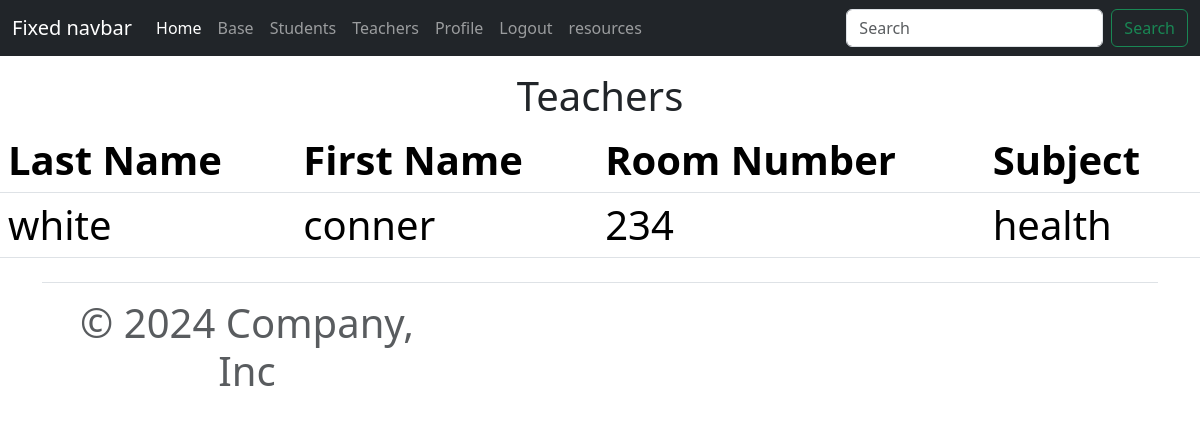
Page /teachers/ (signed in) on the earlier database version.
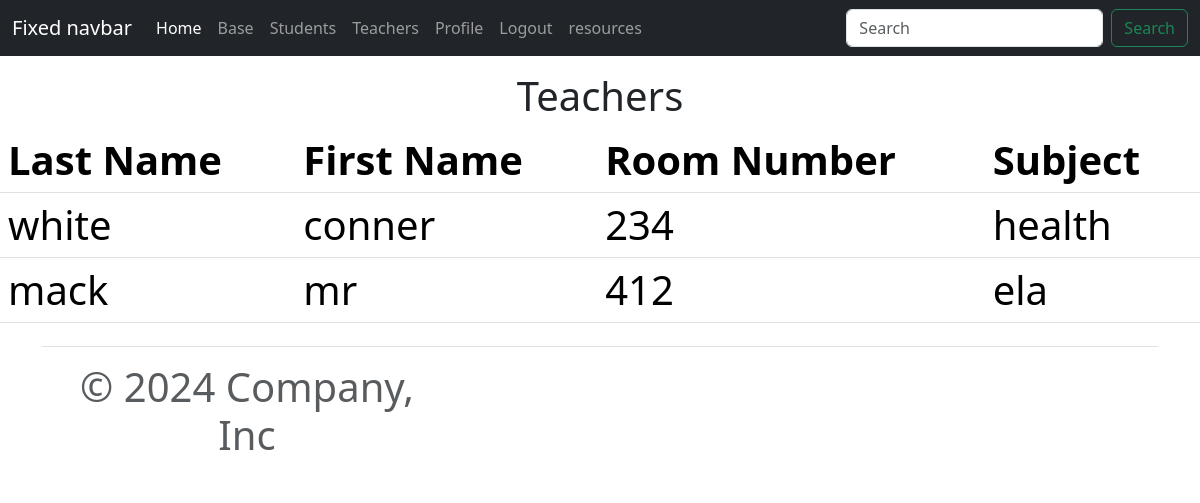
Same page on the later database version.
### tutorialapp/models.py (models this page shows, shortened)
class Teachers (models.Model):
    SUBJECTS =(
        ('ela','ela'),
        ('math','math'),
        ('science','science'),
        ('health','health'),
    )
    firstname = models.CharField(max_length=200, null=True)
    lastname = models.CharField(max_length=200, null=True)
    room_number = models.IntegerField(max_length=200, null=True)
    subject = models.CharField(max_length=200, null=True, choices=SUBJECTS)
    firstname = models.CharField(max_length=200, null=True, verbose_name="First Name: ")
    lastname = models.CharField(max_length=200, null=True, verbose_name="Last Name: ")
    room_number = models.CharField(max_length=200, null=True, verbose_name="Room Number:")
    subject = models.CharField(max_length=200, null=True, choices=SUBJECTS, verbose_name="Subject: ")

### tutorialapp/views.py (the view)
# urls.py: path('teachers/', views.teachers, name='teachers'),
def teachers(request):
    teachers = Teachers.objects.all() #gets all records and saves to a students list
    context={
        'teachers' :teachers, #exports students list to the template(webpage)
    }
    return render(request, 'teachers.html', context)

### tutorialapp/templates/teachers.html
{% extends 'base.html' %}
{%block content%}
{% if user.is_authenticated %}
<br><br><br>
<center><h1>Teachers<h1><center>
<table class="table table-striped">
    <thead>
        <th>Last Name<th/>
        <th>First Name<th/>
        <th>Room Number<th/>
        <th>Subject<th/>
    <thead>
        {% for i in teachers %}
            <tr>
                <td>{{ i.lastname }}<td/>
                <td>{{ i.firstname}}<td/>
                <td>{{i.room_number}}<td/>
                <td>{{i.subject}}<td/>
            <tr>
        {% endfor %}
</table>
{% else %}
<br>
<br>
<h1>sorry you must be logged in to view this page...</h1>
{% endif %}
{% endblock %}

### tutorialapp/templates/base.html (shortened to what this page needs)
{% load static %}
<!DOCTYPE html>
<html>
    <head>
        <link href="https://cdn.jsdelivr.net/npm/bootstrap@5.3.3/dist/css/bootstrap.min.css" rel="stylesheet">
    </head>
    <body>
        <nav class="navbar navbar-expand-md navbar-dark fixed-top bg-dark">
            <div class="container-fluid">
              <a class="navbar-brand" href="#">Fixed navbar</a>
              <div class="collapse navbar-collapse" id="navbarCollapse">
                <ul class="navbar-nav me-auto mb-2 mb-md-0">
                  <li class="nav-item">
                    <a class="nav-link active" aria-current="page" href="{% url 'home' %}">Home</a>
                  </li>
                  <li class="nav-item">
                    <a class="nav-link" href="{% url 'base' %}">Base</a>
                  </li>
                  <li class="nav-item">
                    <a class="nav-link" href="{% url 'students' %}">Students</a>
                  </li>
                  <li class="nav-item">
                    <a class="nav-link" href="{% url 'teachers' %}">Teachers</a>
                  </li>
                  <li class="nav-item">
                    <a class="nav-link" href="{% url 'profile' %}">Profile</a>
                </li>
                  {% if user.is_authenticated %}
                  <li class="nav-item">
                    <a class="nav-link" href="{% url 'logout' %}">Logout</a>
                  </li>
                  {% else %}
                  <li class="nav-item">
                    <a class="nav-link" href="{% url 'login' %}">Login</a>
                  </li>
                  {% endif %}
                  <li class="nav-item">
                    <a class="nav-link" aria-disabled="true">resources</a>
                  </li>
                </ul>
                <form class="d-flex" role="search">
                  <input class="form-control me-2" type="search" placeholder="Search" aria-label="Search">
                  <button class="btn btn-outline-success" type="submit">Search</button>
                </form>
              </div>
            </div>
          </nav>
          {% block content %}
          {% endblock %}
          <link rel="stylesheet" type="text/css" href="{% static '/css/main.css' %}">
          <div class="container">
            <footer class="d-flex flex-wrap justify-content-between align-items-center py-3 my-4 border-top">
              <div class="col-md-4 d-flex align-items-center">
                <a href="/" class="mb-3 me-2 mb-md-0 text-body-secondary text-decoration-none lh-1">
                  <svg class="bi" width="30" height="24"><use xlink:href="#bootstrap"/></svg>
                </a>
                <span class="mb-3 mb-md-0 text-body-secondary">&copy; 2024 Company, Inc</span>
              </div>
    </body>
</html>

### tutorialapp/static/css/main.css (style rules this page uses)
html, body { height: 100%; }

Differences in the rows shown:
added Teachers: lastname "mack", firstname "mr", room_number "412", subject "ela"
